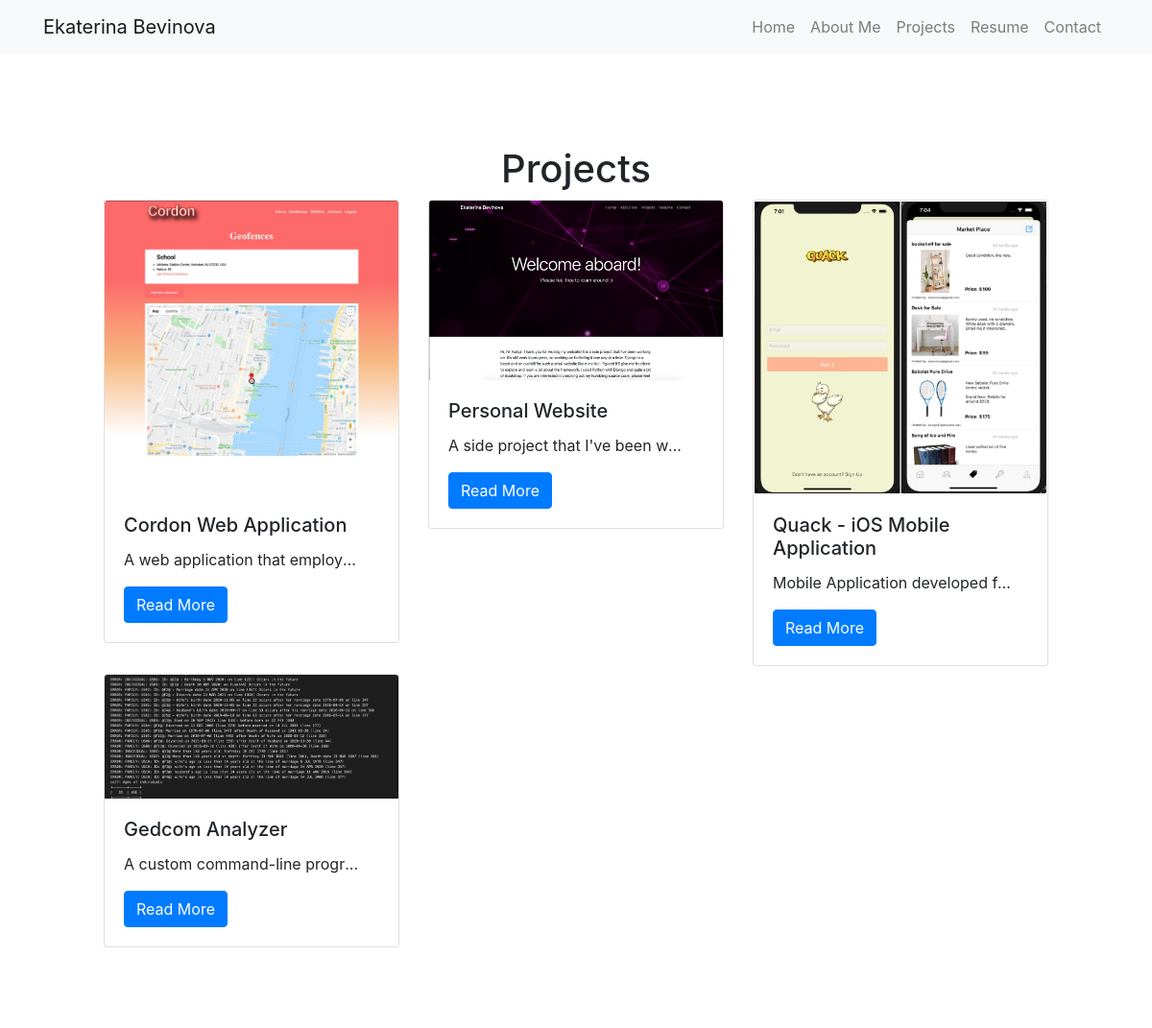
Page /myprojects on the committed database.
### infoapp/models.py (models this page shows)
class Project(models.Model):
    title = models.CharField(max_length=100)
    description = models.TextField()
    technology = models.TextField()
    image = models.ImageField(upload_to="project_images", blank=True)

### infoapp/views.py (the view)
# urls.py: path('myprojects', views.project_index, name='project_index'),
def project_index(request):
    projects = Project.objects.all()
    context = {
        'projects': projects
    }
    return render(request, 'infoapp/myprojects.html', context)

### templates/infoapp/myprojects.html
<!DOCTYPE html>
{% extends "infoapp/base.html" %}
{% load static %}
 {% block body_block %}
 <link rel="stylesheet" href="{% static "infoapp/css/myprojects.css" %}">
 <div class="container">
   <div class="text-center">
      <h1>Projects</h1>
   </div>
   <div class="row">
   {% for project in projects %}
       <div class="col-md-4">
           <div class="card mb-2">
               <img class="card-img-top" src="{{ project.image.url }}">
              <div class="card-body">
                   <h5 class="card-title">{{ project.title }}</h5>
                  <p class="card-text">{{ project.description }}</p>
                   <a href="{% url 'project_details' project.pk %}" class="btn btn-primary">Read More </a>
               </div>
           </div>
       </div>
       {% endfor %}
   </div>
 </div>
 {% endblock %}

### templates/infoapp/base.html (shortened to what this page needs)
<!DOCTYPE html>
{% load static %}
<html>
  <head>
    <link rel="stylesheet" href="{% static "infoapp/css/page_style.css" %}">
    <link rel="stylesheet" href="https://cdnjs.cloudflare.com/ajax/libs/font-awesome/4.7.0/css/font-awesome.min.css">
  </head>
  <body>
    <nav class="navbar navbar-expand-lg navbar-light bg-light static-top mb-5 shadow">
      <div class="container">
        <a class="navbar-brand" href="{% url 'index'%}">Ekaterina Bevinova</a>
        <div class="collapse navbar-collapse" id="navbarResponsive">
          <ul class="navbar-nav ml-auto">
            <li class="nav-item">
              <a class="nav-link" href="{% url 'index' %}">Home</a>
            </li>
            <li class="nav-item">
              <a class="nav-link" href="{% url 'aboutme' %}">About Me</a>
            </li>
            <li class="nav-item">
              <a class="nav-link" href="{% url 'project_index' %}">Projects</a>
            </li>
            <li class="nav-item">
              <a class="nav-link" href="{% url 'resume' %}">Resume</a>
            </li>
            <li class="nav-item">
              <a class="nav-link" href="{% url 'contactme' %}">Contact</a>
            </li>
          </ul>
        </div>
      </div>
    </nav>
    <div class="container">
      <div class="card border-0 shadow my-5">
        <div class="card-body p-5">
          <div>
          {% block body_block %}{% endblock %}
          </div>
        </div>
      </div>
    </div>
    <link rel="stylesheet" href="https://maxcdn.bootstrapcdn.com/bootstrap/4.0.0/css/bootstrap.min.css">
  </body>
</html>

### static/infoapp/css/myprojects.css (style rules this page uses)
p { width: 250px; white-space: nowrap; overflow: hidden; text-overflow: ellipsis; }

### rows in the picture
Project: image (picture), title "Cordon Web Application", description "A web application that employ…"
Project: image (picture), title "Personal Website", description "A side project that I've been w…"
Project: image (picture), title "Quack - iOS Mobile Application", description "Mobile Application developed f…"
Project: image (picture), title "Gedcom Analyzer", description "A custom command-line progr…"
